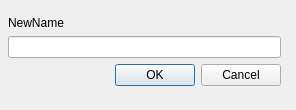
<?xml version="1.0" encoding="UTF-8"?>
<ui version="4.0">
 <class>InputDialog</class>
 <widget class="QDialog" name="InputDialog">
  <property name="geometry">
   <rect>
    <x>0</x>
    <y>0</y>
    <width>296</width>
    <height>110</height>
   </rect>
  </property>
  <property name="sizePolicy">
   <sizepolicy hsizetype="Fixed" vsizetype="Fixed">
    <horstretch>0</horstretch>
    <verstretch>0</verstretch>
   </sizepolicy>
  </property>
  <property name="minimumSize">
   <size>
    <width>296</width>
    <height>110</height>
   </size>
  </property>
  <property name="maximumSize">
   <size>
    <width>296</width>
    <height>110</height>
   </size>
  </property>
  <property name="windowTitle">
   <string>Dialog</string>
  </property>
  <property name="sizeGripEnabled">
   <bool>false</bool>
  </property>
  <widget class="QWidget" name="">
   <property name="geometry">
    <rect>
     <x>8</x>
     <y>16</y>
     <width>273</width>
     <height>89</height>
    </rect>
   </property>
   <layout class="QFormLayout" name="formLayout">
    <item row="3" column="1">
     <widget class="QDialogButtonBox" name="buttonBox">
      <property name="orientation">
       <enum>Qt::Horizontal</enum>
      </property>
      <property name="standardButtons">
       <set>QDialogButtonBox::Cancel|QDialogButtonBox::Ok</set>
      </property>
     </widget>
    </item>
    <item row="2" column="0" colspan="2">
     <widget class="QLineEdit" name="lineUserInput"/>
    </item>
    <item row="0" column="0" colspan="2">
     <widget class="QLabel" name="label">
      <property name="text">
       <string>NewName</string>
      </property>
     </widget>
    </item>
   </layout>
  </widget>
 </widget>
 <resources/>
 <connections>
  <connection>
   <sender>buttonBox</sender>
   <signal>accepted()</signal>
   <receiver>InputDialog</receiver>
   <slot>accept()</slot>
   <hints>
    <hint type="sourcelabel">
     <x>248</x>
     <y>254</y>
    </hint>
    <hint type="destinationlabel">
     <x>157</x>
     <y>274</y>
    </hint>
   </hints>
  </connection>
  <connection>
   <sender>buttonBox</sender>
   <signal>rejected()</signal>
   <receiver>InputDialog</receiver>
   <slot>reject()</slot>
   <hints>
    <hint type="sourcelabel">
     <x>316</x>
     <y>260</y>
    </hint>
    <hint type="destinationlabel">
     <x>286</x>
     <y>274</y>
    </hint>
   </hints>
  </connection>
 </connections>
</ui>
